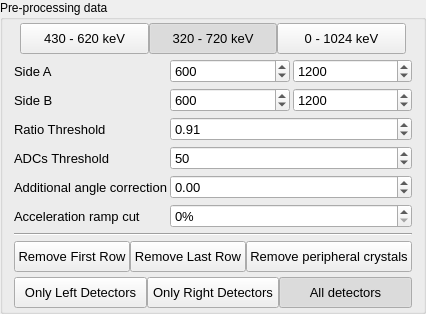
            <widget class="QGroupBox" name="groupBox_32">
             <property name="sizePolicy">
              <sizepolicy hsizetype="Preferred" vsizetype="Minimum">
               <horstretch>0</horstretch>
               <verstretch>0</verstretch>
              </sizepolicy>
             </property>
             <property name="title">
              <string>Pre-processing data</string>
             </property>
             <layout class="QGridLayout" name="gridLayout_68">
              <property name="topMargin">
               <number>3</number>
              </property>
              <property name="bottomMargin">
               <number>3</number>
              </property>
              <property name="horizontalSpacing">
               <number>3</number>
              </property>
              <property name="verticalSpacing">
               <number>5</number>
              </property>
              <item row="4" column="0">
               <widget class="QLabel" name="label_ratio">
                <property name="font">
                 <font>
                  <family>Segoe UI</family>
                  <pointsize>10</pointsize>
                  <italic>false</italic>
                  <bold>false</bold>
                 </font>
                </property>
                <property name="text">
                 <string>Ratio Threshold</string>
                </property>
               </widget>
              </item>
              <item row="2" column="1">
               <widget class="QDoubleSpinBox" name="iterative_reconstruc_spin_box_sideA_parameterA">
                <property name="font">
                 <font>
                  <family>Segoe UI</family>
                  <pointsize>10</pointsize>
                  <italic>false</italic>
                  <bold>false</bold>
                 </font>
                </property>
                <property name="styleSheet">
                 <string notr="true"/>
                </property>
                <property name="decimals">
                 <number>0</number>
                </property>
                <property name="minimum">
                 <double>0.000000000000000</double>
                </property>
                <property name="maximum">
                 <double>8096.000000000000000</double>
                </property>
                <property name="value">
                 <double>600.000000000000000</double>
                </property>
               </widget>
              </item>
              <item row="7" column="1" colspan="2">
               <widget class="QDoubleSpinBox" name="iterative_reconstruct_doublespinbox_acceleration_ramp">
                <property name="font">
                 <font>
                  <family>Segoe UI</family>
                  <pointsize>10</pointsize>
                  <italic>false</italic>
                  <bold>false</bold>
                 </font>
                </property>
                <property name="styleSheet">
                 <string notr="true"/>
                </property>
                <property name="prefix">
                 <string/>
                </property>
                <property name="suffix">
                 <string>%</string>
                </property>
                <property name="decimals">
                 <number>0</number>
                </property>
                <property name="minimum">
                 <double>0.000000000000000</double>
                </property>
                <property name="maximum">
                 <double>40.000000000000000</double>
                </property>
                <property name="value">
                 <double>0.000000000000000</double>
                </property>
               </widget>
              </item>
              <item row="3" column="0">
               <widget class="QLabel" name="label_sideB">
                <property name="font">
                 <font>
                  <family>Segoe UI</family>
                  <pointsize>10</pointsize>
                  <italic>false</italic>
                  <bold>false</bold>
                 </font>
                </property>
                <property name="text">
                 <string>Side B</string>
                </property>
               </widget>
              </item>
              <item row="5" column="0">
               <widget class="QLabel" name="label_adcthreshold">
                <property name="font">
                 <font>
                  <family>Segoe UI</family>
                  <pointsize>10</pointsize>
                  <italic>false</italic>
                  <bold>false</bold>
                 </font>
                </property>
                <property name="styleSheet">
                 <string notr="true"/>
                </property>
                <property name="text">
                 <string>ADCs Threshold</string>
                </property>
               </widget>
              </item>
              <item row="6" column="1" colspan="2">
               <widget class="QDoubleSpinBox" name="angleCorrection_doubleSpinBox">
                <property name="font">
                 <font>
                  <family>Segoe UI</family>
                  <pointsize>10</pointsize>
                  <italic>false</italic>
                  <bold>false</bold>
                 </font>
                </property>
                <property name="styleSheet">
                 <string notr="true"/>
                </property>
                <property name="minimum">
                 <double>-25.000000000000000</double>
                </property>
                <property name="maximum">
                 <double>25.000000000000000</double>
                </property>
               </widget>
              </item>
              <item row="9" column="0" colspan="3">
               <layout class="QHBoxLayout" name="horizontalLayout_18">
                <item>
                 <widget class="QPushButton" name="iterative_reconstruct_remove_first_row">
                  <property name="enabled">
                   <bool>true</bool>
                  </property>
                  <property name="sizePolicy">
                   <sizepolicy hsizetype="Preferred" vsizetype="Preferred">
                    <horstretch>0</horstretch>
                    <verstretch>0</verstretch>
                   </sizepolicy>
                  </property>
                  <property name="minimumSize">
                   <size>
                    <width>111</width>
                    <height>31</height>
                   </size>
                  </property>
                  <property name="maximumSize">
                   <size>
                    <width>16777215</width>
                    <height>40</height>
                   </size>
                  </property>
                  <property name="font">
                   <font>
                    <family>Segoe UI</family>
                    <pointsize>10</pointsize>
                    <italic>false</italic>
                    <bold>false</bold>
                   </font>
                  </property>
                  <property name="styleSheet">
                   <string notr="true">QPushButton</string>
                  </property>
                  <property name="text">
                   <string>Remove First Row</string>
                  </property>
                  <property name="icon">
                   <iconset>
                    <normaloff>:/Resources/Resources/remove_first_row.png</normaloff>:/Resources/Resources/remove_first_row.png</iconset>
                  </property>
                  <property name="iconSize">
                   <size>
                    <width>24</width>
                    <height>24</height>
                   </size>
                  </property>
                  <property name="checkable">
                   <bool>true</bool>
                  </property>
                  <property name="autoExclusive">
                   <bool>false</bool>
                  </property>
                 </widget>
                </item>
                <item>
                 <widget class="QPushButton" name="iterative_reconstruct_remove_last_row">
                  <property name="enabled">
                   <bool>true</bool>
                  </property>
                  <property name="sizePolicy">
                   <sizepolicy hsizetype="Preferred" vsizetype="Preferred">
                    <horstretch>0</horstretch>
                    <verstretch>0</verstretch>
                   </sizepolicy>
                  </property>
                  <property name="minimumSize">
                   <size>
                    <width>111</width>
                    <height>31</height>
                   </size>
                  </property>
                  <property name="maximumSize">
                   <size>
                    <width>16777215</width>
                    <height>40</height>
                   </size>
                  </property>
                  <property name="font">
                   <font>
                    <family>Segoe UI</family>
                    <pointsize>10</pointsize>
                    <italic>false</italic>
                    <bold>false</bold>
                   </font>
                  </property>
                  <property name="styleSheet">
                   <string notr="true">QPushButton</string>
                  </property>
                  <property name="text">
                   <string>Remove Last Row</string>
                  </property>
                  <property name="icon">
                   <iconset>
                    <normaloff>:/Resources/Resources/remove_last_row.png</normaloff>:/Resources/Resources/remove_last_row.png</iconset>
                  </property>
                  <property name="iconSize">
                   <size>
                    <width>24</width>
                    <height>24</height>
                   </size>
                  </property>
                  <property name="checkable">
                   <bool>true</bool>
                  </property>
                  <property name="autoExclusive">
                   <bool>false</bool>
                  </property>
                 </widget>
                </item>
                <item>
                 <widget class="QPushButton" name="iterative_reconstruct_remove_peripheral">
                  <property name="enabled">
                   <bool>true</bool>
                  </property>
                  <property name="sizePolicy">
                   <sizepolicy hsizetype="Preferred" vsizetype="Preferred">
                    <horstretch>0</horstretch>
                    <verstretch>0</verstretch>
                   </sizepolicy>
                  </property>
                  <property name="minimumSize">
                   <size>
                    <width>111</width>
                    <height>31</height>
                   </size>
                  </property>
                  <property name="maximumSize">
                   <size>
                    <width>16777215</width>
                    <height>40</height>
                   </size>
                  </property>
                  <property name="font">
                   <font>
                    <family>Segoe UI</family>
                    <pointsize>10</pointsize>
                    <italic>false</italic>
                    <bold>false</bold>
                   </font>
                  </property>
                  <property name="styleSheet">
                   <string notr="true">QPushButton</string>
                  </property>
                  <property name="text">
                   <string>Remove peripheral crystals</string>
                  </property>
                  <property name="icon">
                   <iconset>
                    <normaloff>:/Resources/Resources/periphical_crystals.png</normaloff>:/Resources/Resources/periphical_crystals.png</iconset>
                  </property>
                  <property name="iconSize">
                   <size>
                    <width>24</width>
                    <height>24</height>
                   </size>
                  </property>
                  <property name="checkable">
                   <bool>true</bool>
                  </property>
                  <property name="autoExclusive">
                   <bool>false</bool>
                  </property>
                 </widget>
                </item>
               </layout>
              </item>
              <item row="3" column="1">
               <widget class="QDoubleSpinBox" name="iterative_reconstruc_spin_box_sideB_parameterA">
                <property name="font">
                 <font>
                  <family>Segoe UI</family>
                  <pointsize>10</pointsize>
                  <italic>false</italic>
                  <bold>false</bold>
                 </font>
                </property>
                <property name="styleSheet">
                 <string notr="true"/>
                </property>
                <property name="decimals">
                 <number>0</number>
                </property>
                <property name="minimum">
                 <double>0.000000000000000</double>
                </property>
                <property name="maximum">
                 <double>8096.000000000000000</double>
                </property>
                <property name="value">
                 <double>600.000000000000000</double>
                </property>
               </widget>
              </item>
              <item row="5" column="1" colspan="2">
               <widget class="QDoubleSpinBox" name="iterative_reconstruct_doublespinbox_adc_threshold">
                <property name="font">
                 <font>
                  <family>Segoe UI</family>
                  <pointsize>10</pointsize>
                  <italic>false</italic>
                  <bold>false</bold>
                 </font>
                </property>
                <property name="styleSheet">
                 <string notr="true"/>
                </property>
                <property name="decimals">
                 <number>0</number>
                </property>
                <property name="minimum">
                 <double>0.000000000000000</double>
                </property>
                <property name="maximum">
                 <double>8096.000000000000000</double>
                </property>
                <property name="value">
                 <double>50.000000000000000</double>
                </property>
               </widget>
              </item>
              <item row="7" column="0">
               <widget class="QLabel" name="label_accelerationramp">
                <property name="font">
                 <font>
                  <family>Segoe UI</family>
                  <pointsize>10</pointsize>
                  <italic>false</italic>
                  <bold>false</bold>
                 </font>
                </property>
                <property name="text">
                 <string>Acceleration ramp cut</string>
                </property>
               </widget>
              </item>
              <item row="14" column="0" colspan="3">
               <layout class="QHBoxLayout" name="horizontalLayout_19">
                <item>
                 <widget class="QPushButton" name="iterative_reconstruct_only_left_detectors">
                  <property name="enabled">
                   <bool>true</bool>
                  </property>
                  <property name="sizePolicy">
                   <sizepolicy hsizetype="Preferred" vsizetype="Preferred">
                    <horstretch>0</horstretch>
                    <verstretch>0</verstretch>
                   </sizepolicy>
                  </property>
                  <property name="minimumSize">
                   <size>
                    <width>111</width>
                    <height>31</height>
                   </size>
                  </property>
                  <property name="maximumSize">
                   <size>
                    <width>16777215</width>
                    <height>40</height>
                   </size>
                  </property>
                  <property name="font">
                   <font>
                    <family>Segoe UI</family>
                    <pointsize>10</pointsize>
                    <italic>false</italic>
                    <bold>false</bold>
                   </font>
                  </property>
                  <property name="styleSheet">
                   <string notr="true">QPushButton</string>
                  </property>
                  <property name="text">
                   <string>Only Left Detectors</string>
                  </property>
                  <property name="icon">
                   <iconset>
                    <normaloff>:/Resources/Resources/left_crystals.png</normaloff>:/Resources/Resources/left_crystals.png</iconset>
                  </property>
                  <property name="iconSize">
                   <size>
                    <width>24</width>
                    <height>24</height>
                   </size>
                  </property>
                  <property name="checkable">
                   <bool>true</bool>
                  </property>
                  <property name="checked">
                   <bool>false</bool>
                  </property>
                  <property name="autoExclusive">
                   <bool>true</bool>
                  </property>
                 </widget>
                </item>
                <item>
                 <widget class="QPushButton" name="iterative_reconstruct_only_right_detectors">
                  <property name="enabled">
                   <bool>true</bool>
                  </property>
                  <property name="sizePolicy">
                   <sizepolicy hsizetype="Preferred" vsizetype="Preferred">
                    <horstretch>0</horstretch>
                    <verstretch>0</verstretch>
                   </sizepolicy>
                  </property>
                  <property name="minimumSize">
                   <size>
                    <width>111</width>
                    <height>31</height>
                   </size>
                  </property>
                  <property name="maximumSize">
                   <size>
                    <width>16777215</width>
                    <height>40</height>
                   </size>
                  </property>
                  <property name="font">
                   <font>
                    <family>Segoe UI</family>
                    <pointsize>10</pointsize>
                    <italic>false</italic>
                    <bold>false</bold>
                   </font>
                  </property>
                  <property name="styleSheet">
                   <string notr="true">QPushButton</string>
                  </property>
                  <property name="text">
                   <string>Only Right Detectors</string>
                  </property>
                  <property name="icon">
                   <iconset>
                    <normaloff>:/Resources/Resources/right_crystals.png</normaloff>:/Resources/Resources/right_crystals.png</iconset>
                  </property>
                  <property name="iconSize">
                   <size>
                    <width>24</width>
                    <height>24</height>
                   </size>
                  </property>
                  <property name="checkable">
                   <bool>true</bool>
                  </property>
                  <property name="checked">
                   <bool>false</bool>
                  </property>
                  <property name="autoExclusive">
                   <bool>true</bool>
                  </property>
                 </widget>
                </item>
                <item>
                 <widget class="QPushButton" name="iterative_reconstruct_all_detectors">
                  <property name="enabled">
                   <bool>true</bool>
                  </property>
                  <property name="sizePolicy">
                   <sizepolicy hsizetype="Preferred" vsizetype="Preferred">
                    <horstretch>0</horstretch>
                    <verstretch>0</verstretch>
                   </sizepolicy>
                  </property>
                  <property name="minimumSize">
                   <size>
                    <width>111</width>
                    <height>31</height>
                   </size>
                  </property>
                  <property name="maximumSize">
                   <size>
                    <width>16777215</width>
                    <height>40</height>
                   </size>
                  </property>
                  <property name="font">
                   <font>
                    <family>Segoe UI</family>
                    <pointsize>10</pointsize>
                    <italic>false</italic>
                    <bold>false</bold>
                   </font>
                  </property>
                  <property name="styleSheet">
                   <string notr="true">QPushButton</string>
                  </property>
                  <property name="text">
                   <string>All detectors</string>
                  </property>
                  <property name="icon">
                   <iconset>
                    <normaloff>:/Resources/Resources/all_crystals.png</normaloff>:/Resources/Resources/all_crystals.png</iconset>
                  </property>
                  <property name="iconSize">
                   <size>
                    <width>24</width>
                    <height>24</height>
                   </size>
                  </property>
                  <property name="checkable">
                   <bool>true</bool>
                  </property>
                  <property name="checked">
                   <bool>true</bool>
                  </property>
                  <property name="autoExclusive">
                   <bool>true</bool>
                  </property>
                 </widget>
                </item>
               </layout>
              </item>
              <item row="8" column="0" colspan="3">
               <widget class="Line" name="line_2">
                <property name="orientation">
                 <enum>Qt::Horizontal</enum>
                </property>
               </widget>
              </item>
              <item row="2" column="0">
               <widget class="QLabel" name="label_sideA">
                <property name="font">
                 <font>
                  <family>Segoe UI</family>
                  <pointsize>10</pointsize>
                  <italic>false</italic>
                  <bold>false</bold>
                 </font>
                </property>
                <property name="text">
                 <string>Side A</string>
                </property>
               </widget>
              </item>
              <item row="3" column="2">
               <widget class="QDoubleSpinBox" name="iterative_reconstruc_spin_box_sideB_parameterB">
                <property name="font">
                 <font>
                  <family>Segoe UI</family>
                  <pointsize>10</pointsize>
                  <italic>false</italic>
                  <bold>false</bold>
                 </font>
                </property>
                <property name="styleSheet">
                 <string notr="true"/>
                </property>
                <property name="decimals">
                 <number>0</number>
                </property>
                <property name="minimum">
                 <double>0.000000000000000</double>
                </property>
                <property name="maximum">
                 <double>8096.000000000000000</double>
                </property>
                <property name="value">
                 <double>1200.000000000000000</double>
                </property>
               </widget>
              </item>
              <item row="4" column="1" colspan="2">
               <widget class="QDoubleSpinBox" name="iterative_reconstruct_doublespinbox_ratiothreshold">
                <property name="font">
                 <font>
                  <family>Segoe UI</family>
                  <pointsize>10</pointsize>
                  <italic>false</italic>
                  <bold>false</bold>
                 </font>
                </property>
                <property name="styleSheet">
                 <string notr="true"/>
                </property>
                <property name="decimals">
                 <number>2</number>
                </property>
                <property name="minimum">
                 <double>-1.000000000000000</double>
                </property>
                <property name="maximum">
                 <double>1.000000000000000</double>
                </property>
                <property name="value">
                 <double>0.910000000000000</double>
                </property>
               </widget>
              </item>
              <item row="6" column="0">
               <widget class="QLabel" name="label_angle">
                <property name="font">
                 <font>
                  <family>Segoe UI</family>
                  <pointsize>10</pointsize>
                  <italic>false</italic>
                  <bold>false</bold>
                 </font>
                </property>
                <property name="text">
                 <string>Additional angle correction</string>
                </property>
               </widget>
              </item>
              <item row="2" column="2">
               <widget class="QDoubleSpinBox" name="iterative_reconstruc_spin_box_sideA_parameterB">
                <property name="font">
                 <font>
                  <family>Segoe UI</family>
                  <pointsize>10</pointsize>
                  <italic>false</italic>
                  <bold>false</bold>
                 </font>
                </property>
                <property name="styleSheet">
                 <string notr="true"/>
                </property>
                <property name="decimals">
                 <number>0</number>
                </property>
                <property name="minimum">
                 <double>0.000000000000000</double>
                </property>
                <property name="maximum">
                 <double>8096.000000000000000</double>
                </property>
                <property name="value">
                 <double>1200.000000000000000</double>
                </property>
               </widget>
              </item>
              <item row="0" column="0" colspan="3">
               <widget class="QGroupBox" name="groupBox_33">
                <property name="styleSheet">
                 <string notr="true">QGroupBox {
    background-color: transparent;
    border: 0px solid gray;

   font: bold 0px;

}
</string>
                </property>
                <property name="title">
                 <string/>
                </property>
                <layout class="QHBoxLayout" name="horizontalLayout_20">
                 <property name="spacing">
                  <number>0</number>
                 </property>
                 <property name="leftMargin">
                  <number>6</number>
                 </property>
                 <property name="topMargin">
                  <number>0</number>
                 </property>
                 <property name="rightMargin">
                  <number>6</number>
                 </property>
                 <property name="bottomMargin">
                  <number>0</number>
                 </property>
                 <item>
                  <layout class="QHBoxLayout" name="horizontalLayout_21">
                   <item>
                    <widget class="QPushButton" name="energywindow_pushButton_430_620">
                     <property name="sizePolicy">
                      <sizepolicy hsizetype="Preferred" vsizetype="Preferred">
                       <horstretch>0</horstretch>
                       <verstretch>0</verstretch>
                      </sizepolicy>
                     </property>
                     <property name="minimumSize">
                      <size>
                       <width>111</width>
                       <height>31</height>
                      </size>
                     </property>
                     <property name="maximumSize">
                      <size>
                       <width>16777215</width>
                       <height>45</height>
                      </size>
                     </property>
                     <property name="font">
                      <font>
                       <family>Segoe UI</family>
                       <pointsize>10</pointsize>
                       <italic>false</italic>
                       <bold>false</bold>
                      </font>
                     </property>
                     <property name="styleSheet">
                      <string notr="true">QPushButton</string>
                     </property>
                     <property name="text">
                      <string>430 - 620 keV</string>
                     </property>
                     <property name="icon">
                      <iconset>
                       <normaloff>:/Resources/Resources/window_cut_small.png</normaloff>:/Resources/Resources/window_cut_small.png</iconset>
                     </property>
                     <property name="iconSize">
                      <size>
                       <width>36</width>
                       <height>36</height>
                      </size>
                     </property>
                     <property name="checkable">
                      <bool>true</bool>
                     </property>
                     <property name="autoExclusive">
                      <bool>true</bool>
                     </property>
                    </widget>
                   </item>
                   <item>
                    <widget class="QPushButton" name="energywindow_pushButton_320_720">
                     <property name="enabled">
                      <bool>true</bool>
                     </property>
                     <property name="sizePolicy">
                      <sizepolicy hsizetype="Preferred" vsizetype="Preferred">
                       <horstretch>0</horstretch>
                       <verstretch>0</verstretch>
                      </sizepolicy>
                     </property>
                     <property name="minimumSize">
                      <size>
                       <width>111</width>
                       <height>31</height>
                      </size>
                     </property>
                     <property name="maximumSize">
                      <size>
                       <width>16777215</width>
                       <height>45</height>
                      </size>
                     </property>
                     <property name="font">
                      <font>
                       <family>Segoe UI</family>
                       <pointsize>10</pointsize>
                       <italic>false</italic>
                       <bold>false</bold>
                      </font>
                     </property>
                     <property name="styleSheet">
                      <string notr="true">QPushButton</string>
                     </property>
                     <property name="text">
                      <string>320 - 720 keV</string>
                     </property>
                     <property name="icon">
                      <iconset>
                       <normaloff>:/Resources/Resources/window_cut_medium.png</normaloff>:/Resources/Resources/window_cut_medium.png</iconset>
                     </property>
                     <property name="iconSize">
                      <size>
                       <width>36</width>
                       <height>36</height>
                      </size>
                     </property>
                     <property name="checkable">
                      <bool>true</bool>
                     </property>
                     <property name="checked">
                      <bool>true</bool>
                     </property>
                     <property name="autoExclusive">
                      <bool>true</bool>
                     </property>
                    </widget>
                   </item>
                   <item>
                    <widget class="QPushButton" name="energywindow_pushButton_0_1024">
                     <property name="sizePolicy">
                      <sizepolicy hsizetype="Preferred" vsizetype="Preferred">
                       <horstretch>0</horstretch>
                       <verstretch>0</verstretch>
                      </sizepolicy>
                     </property>
                     <property name="minimumSize">
                      <size>
                       <width>111</width>
                       <height>31</height>
                      </size>
                     </property>
                     <property name="maximumSize">
                      <size>
                       <width>16777215</width>
                       <height>45</height>
                      </size>
                     </property>
                     <property name="font">
                      <font>
                       <family>Segoe UI</family>
                       <pointsize>10</pointsize>
                       <italic>false</italic>
                       <bold>false</bold>
                      </font>
                     </property>
                     <property name="styleSheet">
                      <string notr="true">QPushButton</string>
                     </property>
                     <property name="text">
                      <string>0 - 1024 keV</string>
                     </property>
                     <property name="icon">
                      <iconset>
                       <normaloff>:/Resources/Resources/window_cut_large.png</normaloff>:/Resources/Resources/window_cut_large.png</iconset>
                     </property>
                     <property name="iconSize">
                      <size>
                       <width>36</width>
                       <height>36</height>
                      </size>
                     </property>
                     <property name="checkable">
                      <bool>true</bool>
                     </property>
                     <property name="checked">
                      <bool>false</bool>
                     </property>
                     <property name="autoExclusive">
                      <bool>true</bool>
                     </property>
                    </widget>
                   </item>
                  </layout>
                 </item>
                </layout>
               </widget>
              </item>
             </layout>
            </widget>
